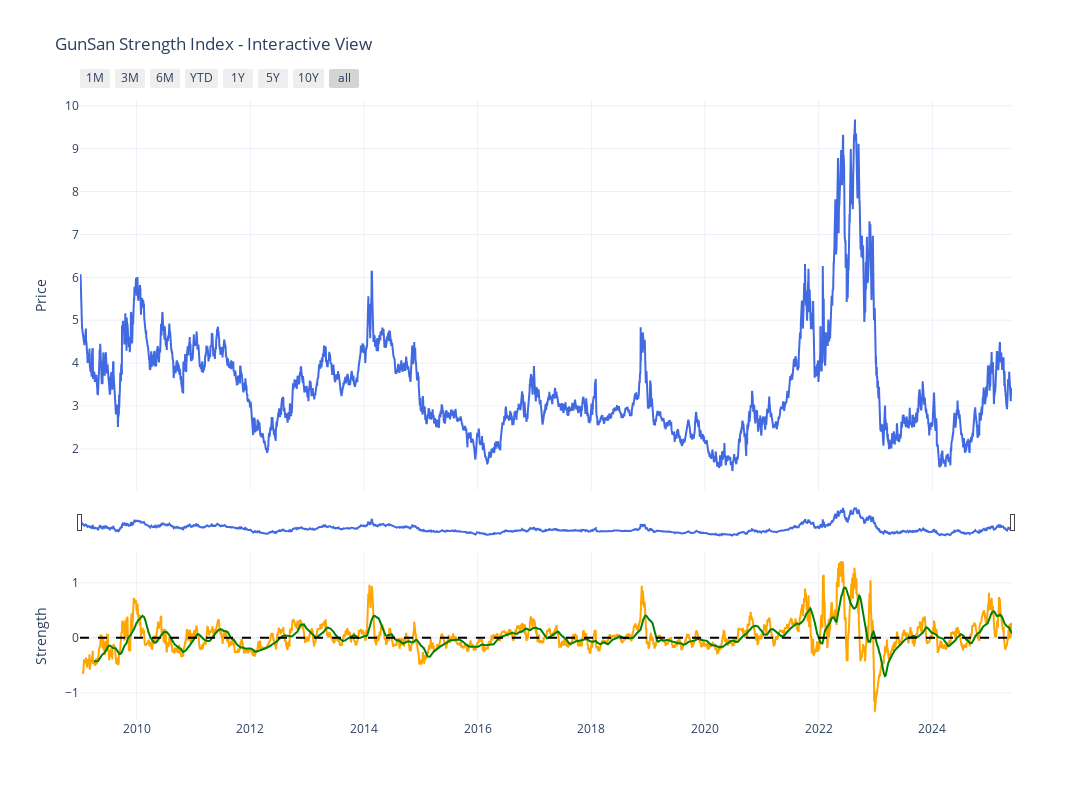

This figure's notebook cell:
### Code cell
# Plot the result
plot_gunsan_strength(result)

### Figure 1 — Plotly figure (JSON) as saved in the notebook; plotly's stock layout.template omitted (floating-point values rounded to 4 significant figures; data arrays with more than 128 entries replaced by an {"elided": "..."} marker saying what was removed)
{"data": [{"line": {"color": "royalblue"}, "mode": "lines", "name": "Close Price", "type": "scatter", "x": {"elided": "4125 str values"}, "xaxis": "x", "y": {"elided": "4125 float values"}, "yaxis": "y"}, {"line": {"color": "orange"}, "mode": "lines", "name": "Technical Strength", "type": "scatter", "x": {"elided": "4125 str values"}, "xaxis": "x2", "y": {"elided": "4125 float values"}, "yaxis": "y2"}, {"line": {"color": "green"}, "mode": "lines", "name": "Signal Line", "type": "scatter", "x": {"elided": "4125 str values"}, "xaxis": "x2", "y": {"elided": "4125 float values"}, "yaxis": "y2"}, {"line": {"color": "black", "dash": "dash"}, "mode": "lines", "name": "Zero Line", "showlegend": false, "type": "scatter", "x": {"elided": "4125 str values"}, "xaxis": "x2", "y": {"elided": "4125 int values"}, "yaxis": "y2"}], "layout": {"height": 800, "hovermode": "x unified", "hoversubplots": "axis", "legend": {"orientation": "h", "x": 0.5, "xanchor": "center", "y": -0.3, "yanchor": "bottom"}, "showlegend": false, "title": {"text": "GunSan Strength Index - Interactive View"}, "width": 1600, "xaxis": {"anchor": "y", "domain": [0, 1], "matches": "x2", "rangeselector": {"buttons": [{"count": 1, "label": "1M", "step": "month", "stepmode": "backward"}, {"count": 3, "label": "3M", "step": "month", "stepmode": "backward"}, {"count": 6, "label": "6M", "step": "month", "stepmode": "backward"}, {"count": 1, "label": "YTD", "step": "year", "stepmode": "todate"}, {"count": 1, "label": "1Y", "step": "year", "stepmode": "backward"}, {"count": 5, "label": "5Y", "step": "year", "stepmode": "backward"}, {"count": 10, "label": "10Y", "step": "year", "stepmode": "backward"}, {"step": "all"}]}, "rangeslider": {"thickness": 0.05, "visible": true}, "showticklabels": false, "type": "date"}, "xaxis2": {"anchor": "y2", "domain": [0, 1], "matches": "x", "type": "date"}, "yaxis": {"anchor": "x", "domain": [0.37, 1], "title": {"text": "Price"}}, "yaxis2": {"anchor": "x2", "domain": [0, 0.27], "title": {"text": "Strength"}}}}
